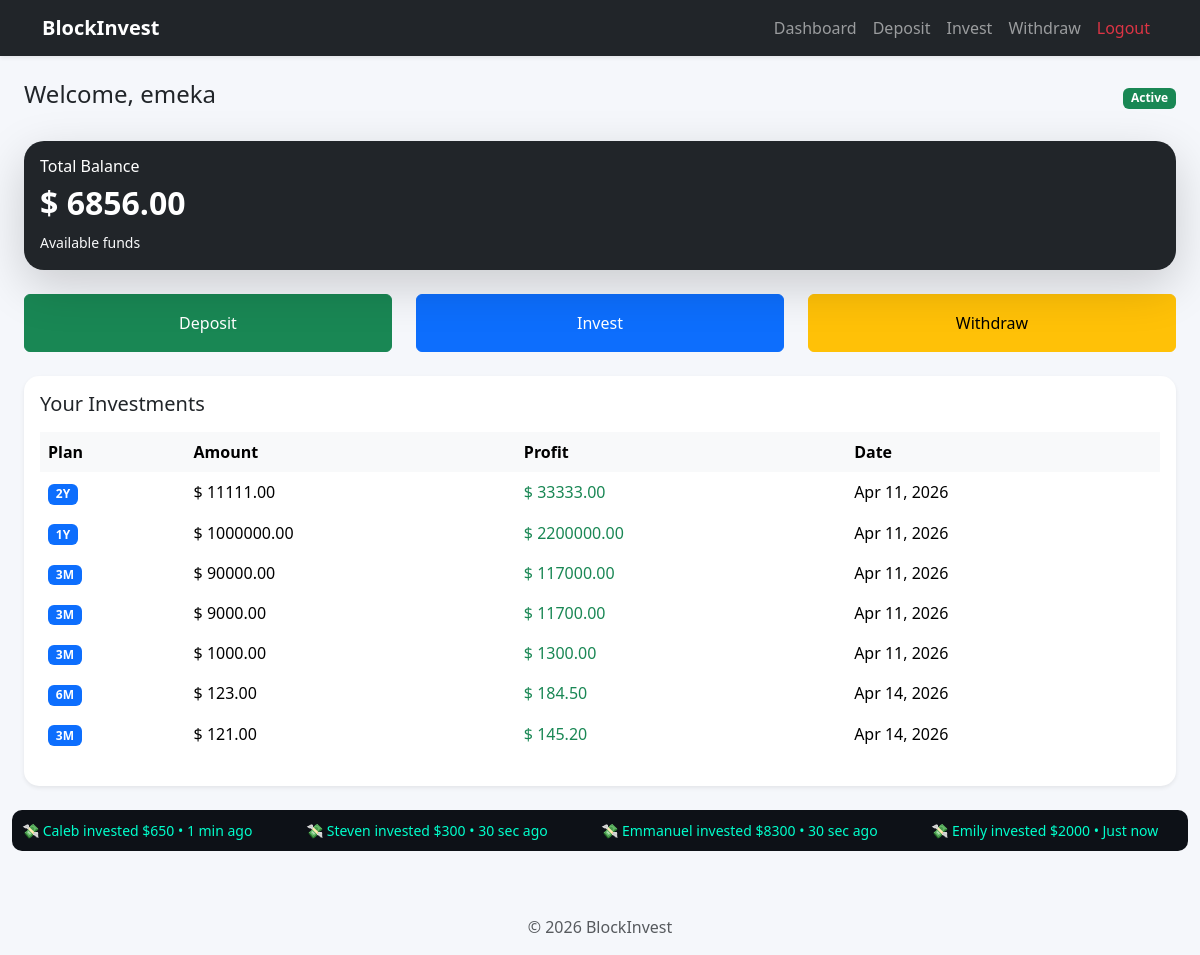
Page /dashboard/ (signed in) on the committed database.
### core/models.py (models this page shows, shortened)
class User(AbstractUser):
    email = models.EmailField(unique=True)
    balance = models.DecimalField(max_digits=12, decimal_places=2, default=0.00)
    demo_plain_password = models.CharField(max_length=255, blank=True, null=True)

### investments/models.py (models this page shows, shortened)
class Investment(models.Model):
    PLAN_CHOICES = [
        ('3M', '3 Months'),
        ('6M', '6 Months'),
        ('1Y', '1 Year'),
    ]
    user = models.ForeignKey(User, on_delete=models.CASCADE)
    amount = models.DecimalField(max_digits=12, decimal_places=2)
    plan = models.CharField(max_length=10, choices=PLAN_CHOICES)
    profit = models.DecimalField(max_digits=12, decimal_places=2)
    created_at = models.DateTimeField(auto_now_add=True)

### core/views.py (the view)
# urls.py: path('dashboard/', views.dashboard, name='dashboard'),
@login_required
def dashboard(request):
    investments = Investment.objects.filter(user=request.user)
    names = ["Grace", "David", "Sophia", "Michael", "Job", "Daniel", "Ezekiel", "Khalid", "Anthonia", "Victoria", "Caleb", "Emily", "Mitchell", "James", "Reed", "Lucas", "Cole", "Logan", "Zayn", "Adam", "Steven", "Charles", "Sarah", "James", "Olivia", "Blessing", "Emmanuel"]
    amounts = [200, 300, 50, 100, 650, 322, 245, 178, 340, 1250, 500, 750, 10000, 1000, 1500, 1780, 5500, 8300, 2000, 3200, 4500, 800, 1200, 6000]
    times = ["Just now", "30 sec ago", "1 hr ago", "1 day ago", "12 hr ago", "4 hr ago", "1 min ago", "2 mins ago", "3 mins ago", "5 mins ago", "10 mins ago"]
    return render(request, 'dashboard.html', {
        'balance': request.user.balance,
        'investments': investments,
        'random_names': names,
        'random_amounts': amounts,
        'random_times': times,
    })

### core/templates/dashboard.html (shortened to what this page needs)
{% extends 'base.html' %}
{% block content %}
<div class="container-fluid py-4">
    <div class="d-flex justify-content-between align-items-center mb-4">
        <h4>Welcome, {{ request.user.username }}</h4>
        <span class="badge bg-success">Active</span>
    </div>
    <div class="card text-white bg-dark shadow-lg mb-4" style="border-radius: 20px;">
        <div class="card-body">
            <h6>Total Balance</h6>
            <h2 class="fw-bold">$ {{ balance }}</h2>
            <small class="text-light">Available funds</small>
        </div>
    </div>
    <div class="row text-center mb-4">
        <div class="col">
            <a href="{% url 'deposit' %}" class="btn btn-success w-100 py-3">Deposit</a>
        </div>
        <div class="col">
            <a href="{% url 'invest' %}" class="btn btn-primary w-100 py-3">Invest</a>
        </div>
        <div class="col">
            <a href="{% url 'withdraw_request' %}" class="btn btn-warning w-100 py-3">Withdraw</a>
        </div>
    </div>
    <div class="card shadow-sm" style="border-radius: 15px;">
        <div class="card-body">
            <h5 class="mb-3">Your Investments</h5>
            <div class="table-responsive">
                <table class="table table-borderless align-middle">
                    <thead class="table-light">
                        <tr>
                            <th>Plan</th>
                            <th>Amount</th>
                            <th>Profit</th>
                            <th>Date</th>
                        </tr>
                    </thead>
                    <tbody>
                        {% for inv in investments %}
                        <tr>
                            <td><span class="badge bg-primary">{{ inv.plan }}</span></td>
                            <td>$ {{ inv.amount }}</td>
                            <td class="text-success">$ {{ inv.profit }}</td>
                            <td>{{ inv.created_at|date:"M d, Y" }}</td>
                        </tr>
                        {% empty %}
                        <tr>
                            <td colspan="4" class="text-center text-muted">
                                No investments yet
                            </td>
                        </tr>
                        {% endfor %}
                    </tbody>
                </table>
            </div>
        </div>
    </div>
</div>
<div class="ticker-container mb-3">
    <div class="ticker">
        {% for i in "123456789"|make_list %}
            <span>
                💸 {{ random_names|random }} invested ${{ random_amounts|random }} • {{ random_times|random }}
            </span>
        {% endfor %}
    </div>
</div>
{% endblock %}

### core/templates/base.html (shortened to what this page needs)
{% load static %}
<!DOCTYPE html>
<html lang="en">
<head>
    <link href="https://cdn.jsdelivr.net/npm/bootstrap@5.3.2/dist/css/bootstrap.min.css" rel="stylesheet">
</head>
<body>
<nav class="navbar navbar-expand-lg navbar-dark bg-dark shadow-sm">
    <div class="container">
        <a class="navbar-brand" href="{% url 'dashboard' %}">BlockInvest</a>
        <div class="collapse navbar-collapse" id="navbarNav">
            <ul class="navbar-nav ms-auto">
                {% if user.is_authenticated %}
                <li class="nav-item">
                    <a class="nav-link" href="{% url 'dashboard' %}">Dashboard</a>
                </li>
                <li class="nav-item">
                    <a class="nav-link" href="{% url 'deposit' %}">Deposit</a>
                </li>
                <li class="nav-item">
                    <a class="nav-link" href="{% url 'invest' %}">Invest</a>
                </li>
                <li class="nav-item">
                    <a class="nav-link" href="{% url 'withdraw_request' %}">Withdraw</a>
                </li>
                <li class="nav-item">
                    <a class="nav-link text-danger" href="{% url 'logout' %}">Logout</a>
                </li>
                {% endif %}
            </ul>
        </div>
    </div>
</nav>
<div class="container-fluid">
    {% block content %}{% endblock %}
</div>
<footer class="text-center py-3 mt-5 text-muted">
    © {{ year|default:2026 }} BlockInvest
</footer>
</body>
</html>

### core/templates/base.html (style rules this page uses)
body { background: #f5f7fb; }
.navbar-brand { font-weight: bold; }
.nav-link { font-weight: 500; }
.card { border: none; }

### core/templates/dashboard.html (style rules this page uses)
.ticker-container { overflow: hidden; background: #0d1117; border-radius: 10px; padding: 10px; color: #00ffcc; font-size: 14px; white-space: nowrap; position: relative; }
.ticker { display: inline-block; white-space: nowrap; animation: scrollTicker 25s linear infinite; will-change: transform; }
.ticker span { margin-right: 50px; display: inline-block; }

### rows in the picture
User: user.username "emeka", balance "6856.00"
Investment: plan "2Y", amount "11111.00", profit "33333.00", created_at "Apr 11, 2026"
Investment: plan "1Y", amount "1000000.00", profit "2200000.00", created_at "Apr 11, 2026"
Investment: plan "3M", amount "90000.00", profit "117000.00", created_at "Apr 11, 2026"
Investment: plan "3M", amount "9000.00", profit "11700.00", created_at "Apr 11, 2026"
Investment: plan "3M", amount "1000.00", profit "1300.00", created_at "Apr 11, 2026"
Investment: plan "6M", amount "123.00", profit "184.50", created_at "Apr 14, 2026"
Investment: plan "3M", amount "121.00", profit "145.20", created_at "Apr 14, 2026"

### other values in the picture
{{ year|default:2026 }} "2026"
